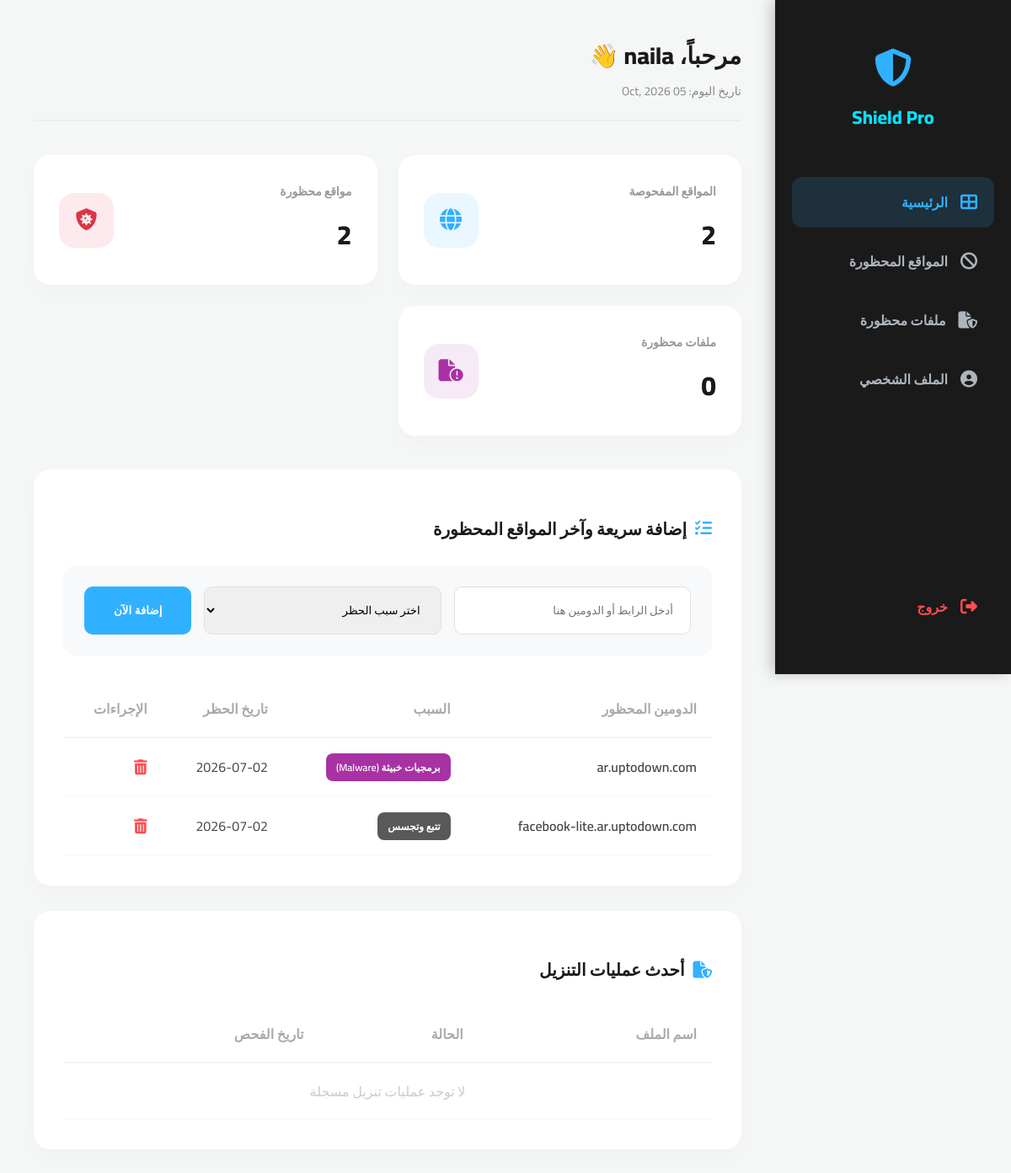
Screenshot of /backend/dashboard.php?page=home (signed in) with the database file from the repository.
### tables this page shows
CREATE TABLE `blacklisted_sites` (
  `id` int(11) NOT NULL,
  `user_id` int(11) DEFAULT NULL,
  `domain` varchar(255) NOT NULL,
  `reason` varchar(100) DEFAULT 'Phishing',
  `created_at` timestamp NOT NULL DEFAULT current_timestamp()
);

### backend/home.php (the view, shortened to what this page needs)
<?php
$user_id = $_SESSION['user_id'];
$scanned_total = $conn->query("SELECT COUNT(*) as total FROM scanned_sites WHERE user_id = $user_id")->fetch_assoc()['total'];
$sites_count = $conn->query("SELECT COUNT(*) as total FROM blacklisted_sites WHERE user_id = $user_id")->fetch_assoc()['total'];
$files_count = $conn->query("SELECT COUNT(*) as total FROM scanned_files WHERE user_id = $user_id AND (status='virus' OR status='blocked' OR status='flagged')")->fetch_assoc()['total'];
?>
<div class="stats-grid">
    <div class="stat-card">
        <div class="stat-info"><h3>المواقع المفحوصة</h3><div class="number"><?php echo number_format($scanned_total); ?></div></div>
        <div class="stat-icon" style="background: rgba(48, 177, 255, 0.1); color: #30b1ff;"><i class="fas fa-globe"></i></div>
    </div>
    <div class="stat-card">
        <div class="stat-info"><h3>مواقع محظورة</h3><div class="number"><?php echo $sites_count; ?></div></div>
        <div class="stat-icon" style="background: rgba(220, 53, 69, 0.1); color: #dc3545;"><i class="fas fa-shield-virus"></i></div>
    </div>
    <div class="stat-card">
        <div class="stat-info"><h3>ملفات محظورة</h3><div class="number"><?php echo $files_count; ?></div></div>
        <div class="stat-icon" style="background: rgba(168, 50, 164, 0.1); color: #a832a4;"><i class="fas fa-file-circle-exclamation"></i></div>
    </div>
</div>
<div class="data-section">
    <h2><i class="fas fa-list-check" style="color: var(--primary); margin-left: 10px;"></i> إضافة سريعة وآخر المواقع المحظورة</h2>
    <form class="add-box" method="POST" action="dashboard.php?page=home">
        <input type="text" name="domain" placeholder="أدخل الرابط أو الدومين هنا" required>
        <select name="reason" required>
            <option value="" disabled selected>اختر سبب الحظر</option>
        </select>
        <button type="submit" name="add_site_home" class="btn-submit">إضافة الآن</button>
    </form>
    <table>
        <thead>
            <tr>
                <th>الدومين المحظور</th>
                <th>السبب</th>
                <th>تاريخ الحظر</th>
                <th>الإجراءات</th>
            </tr>
        </thead>
        <tbody>
            <?php
            $latest = $conn->query("SELECT * FROM blacklisted_sites WHERE user_id = $user_id ORDER BY id DESC LIMIT 3");
            if ($latest && $latest->num_rows > 0) {
                while($row = $latest->fetch_assoc()) {
                    $bg = '#595959';
                    if (strpos($row['reason'], 'Malware') !== false) $bg = '#a832a4';
                    echo "<tr>
                            <td style='font-weight: 600;'>" . htmlspecialchars($row['domain']) . "</td>
                            <td><span class='badge' style='background: $bg;'>{$row['reason']}</span></td>
                            <td>" . date('Y-m-d', strtotime($row['created_at'])) . "</td>
                            <td>
                                <a href='dashboard.php?page=home&del_id={$row['id']}' class='action-btn' onclick='return confirm(\"حذف السجل؟\")'><i class='fas fa-trash-can'></i></a>
                            </td>
                          </tr>";
                }
            } else {
                echo "<tr><td colspan='4' style='text-align:center; color:#ccc;'>لا توجد مواقع محظورة حالياً</td></tr>";
            }
            ?>
        </tbody>
    </table>
</div>
<div class="data-section">
    <h2><i class="fas fa-file-shield" style="color: var(--primary); margin-left: 10px;"></i> أحدث عمليات التنزيل</h2>
    <table>
        <thead>
            <tr>
                <th>اسم الملف</th>
                <th>الحالة</th>
                <th>تاريخ الفحص</th>
            </tr>
        </thead>
        <tbody>
            <?php
            $latest_files = $conn->query("SELECT * FROM scanned_files WHERE user_id = $user_id ORDER BY id DESC LIMIT 4");
            if ($latest_files && $latest_files->num_rows > 0) {
                while($row = $latest_files->fetch_assoc()) {
                    $fileName = htmlspecialchars($row['file_name']);
                    $db_status = strtolower($row['status']);
                    $is_danger = (strpos($db_status, 'virus') !== false || strpos($db_status, 'blocked') !== false || strpos($db_status, 'flagged') !== false);
                    $status_txt = $is_danger ? 'محظور' : 'آمن';
                    $badge_class = $is_danger ? 'bg-danger' : 'bg-safe';
                    $ext = strtolower(pathinfo($fileName, PATHINFO_EXTENSION));
                    $icon = "fa-file";
                    if (in_array($ext, ['zip', 'rar', '7z'])) $icon = "fa-file-archive";
                    elseif (in_array($ext, ['exe', 'bat', 'sh', 'apk'])) $icon = "fa-file-code";
                    elseif (in_array($ext, ['jpg', 'png', 'jpeg', 'gif', 'webp'])) $icon = "fa-file-image";
                    elseif ($ext == 'pdf') $icon = "fa-file-pdf";
                    echo "<tr>
                            <td style='font-weight: 600;'><i class='fas $icon file-icon'></i> $fileName</td>
                            <td><span class='badge $badge_class'>$status_txt</span></td>
                            <td>" . date('Y-m-d H:i', strtotime($row['created_at'])) . "</td>
                          </tr>";
                }
            } else {
                echo "<tr><td colspan='3' style='text-align:center; color:#ccc;'>لا توجد عمليات تنزيل مسجلة</td></tr>";
            }
            ?>
        </tbody>
    </table>
</div>

### backend/dashboard.php (style rules this page uses)
:root { --primary: #30b1ff; --secondary: #00e4fe; --dark: #1a1a1a; --danger: #dc3545; --success: #28a745; --bg: #f4f7f6; --sidebar-width: 280px; }
* { box-sizing: border-box; }
body { font-family: 'Cairo', sans-serif; background: var(--bg); margin: 0; display: flex; min-height: 100vh; direction: rtl; }

### backend/home.php (style rules this page uses)
.stats-grid { display: grid; grid-template-columns: repeat(auto-fit, minmax(300px, 1fr)); gap: 25px; margin-bottom: 40px; }
.stat-card { background: white; padding: 30px; border-radius: 20px; box-shadow: 0 10px 20px rgba(0,0,0,0.02); display: flex; align-items: center; justify-content: space-between; }
.stat-info h3 { margin: 0; font-size: 14px; color: #999; margin-bottom: 8px; font-weight: 600; }
.stat-info .number { font-size: 32px; font-weight: 800; color: #1a1a1a; }
.stat-icon { width: 65px; height: 65px; border-radius: 18px; display: flex; align-items: center; justify-content: center; font-size: 26px; }
.data-section { background: white; padding: 35px; border-radius: 20px; box-shadow: 0 10px 20px rgba(0,0,0,0.02); margin-bottom: 30px; }
.data-section h2 { font-size: 20px; margin-bottom: 25px; color: #1a1a1a; display: flex; align-items: center; }
.add-box { display: flex; gap: 15px; margin-bottom: 30px; background: #f8f9fa; padding: 25px; border-radius: 15px; }
.add-box input, .add-box select { flex: 1; padding: 14px 20px; border: 1px solid #e0e0e0; border-radius: 10px; outline: none; font-family: 'Cairo'; }
.btn-submit { background: #30b1ff; color: white; border: none; padding: 0 35px; border-radius: 10px; cursor: pointer; font-weight: 700; }
table { width: 100%; border-collapse: collapse; }
th { padding: 18px; text-align: right; color: #aaa; font-weight: 600; border-bottom: 2px solid #f4f4f4; }
td { padding: 18px; border-bottom: 1px solid #f8f9fa; color: #444; vertical-align: middle; }
.badge { padding: 5px 12px; border-radius: 8px; font-size: 12px; font-weight: 600; color: white; display: inline-block; }
.action-btn { color: #ff4d4d; text-decoration: none; font-size: 18px; transition: 0.2s; }

### rows the page displays
blacklisted_sites: domain "ar.uptodown.com", reason "برمجيات خبيثة (Malware)", created_at "2026-07-02"
blacklisted_sites: domain "facebook-lite.ar.uptodown.com", reason "تتبع وتجسس", created_at "2026-07-02"

### other values shown
$scanned_total "2"
$sites_count "2"
$files_count "0"
